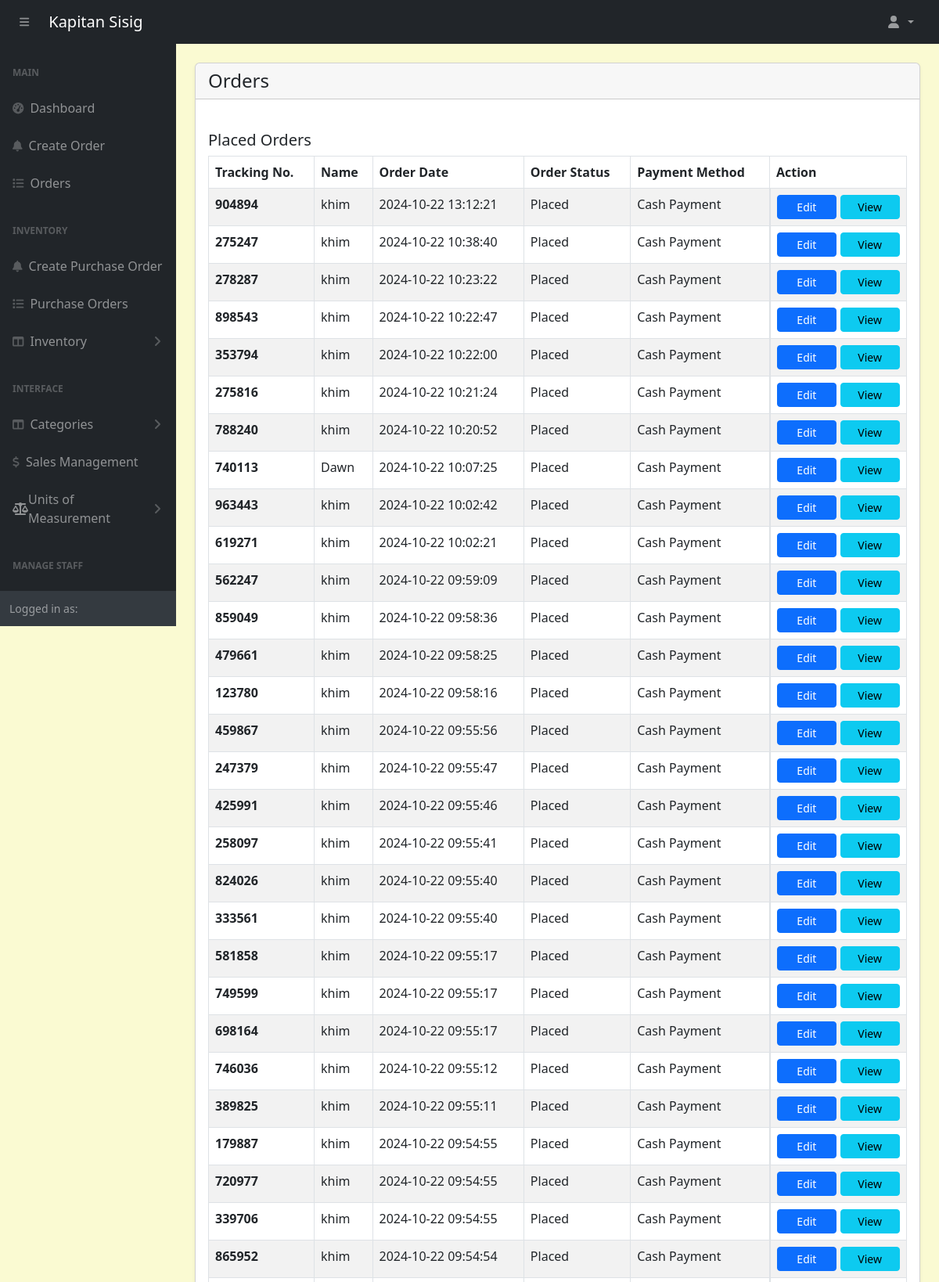
Screenshot of /POS-System-KapitanSisig/admin/orders.php (upper part) with the database file from the repository.
### tables this page shows
CREATE TABLE `orders` (
  `id` int(11) NOT NULL,
  `customer_id` int(11) NOT NULL,
  `tracking_no` varchar(100) NOT NULL,
  `invoice_no` varchar(100) NOT NULL,
  `total_amount` varchar(100) NOT NULL,
  `order_date` datetime DEFAULT NULL,
  `order_status` enum('Placed','Preparing','Completed','Cancelled') NOT NULL DEFAULT 'Placed' COMMENT 'placed, preparing, completed, cancelled',
  `payment_mode` varchar(100) NOT NULL COMMENT 'cash,online',
  `order_placed_by_id` varchar(100) NOT NULL
);

CREATE TABLE `customers` (
  `id` int(11) NOT NULL,
  `name` varchar(566) NOT NULL
);

### POS-System-KapitanSisig/admin/orders.php (the view, shortened to what this page needs)
<?php include('includes/header.php'); ?>
<div class="container-fluid px-4 pb-4">
    <div class="card mt-4 shadow-sm">
        <div class="card-header">
            <h4 class="mb-0">Orders</h4>
        </div>
        <div class="card-body">
        <?php
            $query = "SELECT o.*, c.* FROM orders o, customers c WHERE c.id = o.customer_id ORDER BY o.id DESC";
            $orders = mysqli_query($conn, $query);
            if($orders){
                if(mysqli_num_rows($orders) > 0){
                    $placedOrders = [];
                    foreach($orders as $orderItem) {
                        switch ($orderItem['order_status']) {
                            case 'Placed':
                                $placedOrders[] = $orderItem;
                                break;
                        }
                    }
                    ?>
                    <div class="mt-4">
                        <h5>Placed Orders</h5>
                        <table class="table table-striped table-bordered">
                            <thead>
                                <tr>
                                    <th>Tracking No.</th>
                                    <th>Name</th>
                                    <th>Order Date</th>
                                    <th>Order Status</th>
                                    <th>Payment Method</th>
                                    <th style="width: 175px;">Action</th>
                                </tr>
                            </thead>
                            <tbody>
                                <?php foreach($placedOrders as $orderItem): ?>
                                    <tr>
                                        <td class="fw-bold"><?= $orderItem['tracking_no']; ?></td>
                                        <td><?= $orderItem['name']; ?></td>
                                        <td><?= $orderItem['order_date']; ?></td>
                                        <td><?= $orderItem['order_status']; ?></td>
                                        <td><?= $orderItem['payment_mode']; ?></td>
                                        <td style="display: flex; justify-content: space-between; gap: 5px;">
                                            <a href="order-edit.php?track=<?= $orderItem['tracking_no']; ?>" class="btn btn-primary btn-sm w-100">Edit</a>
                                            <a href="orders-view.php?track=<?= $orderItem['tracking_no']; ?>" class="btn btn-info btn-sm w-100">View</a>
                                        </td>
                                    </tr>
                                <?php endforeach; ?>
                            </tbody>
                        </table>
                    </div>
                    <?php
                } else {
                    echo "<h5>No Record Available</h5>";
                }
            } else {
                echo "<h5>Something went wrong</h5>";
            }
        ?>
        </div>
    </div>
</div>
<?php include('includes/footer.php'); ?>

### POS-System-KapitanSisig/admin/assets/css/custom.css (style rules this page uses)
body { margin: 0; font-family: system-ui, -apple-system, "Segoe UI", Roboto, "Helvetica Neue", "Noto Sans", "Liberation Sans", Arial, sans-serif; font-size: 1rem; font-weight: 400; line-height: 1.5; color: #212529; text-align: left; background-color: #FAFAD2; -webkit-text-size-adjust: 100%; -webkit-tap-highlight-color: rgba(0, 0, 0, 0); }

### rows the page displays
orders: tracking_no "904894", customer.name "khim", order_date "2024-10-22 13:12:21", order_status "Placed", payment_mode "Cash Payment"
orders: tracking_no "275247", customer.name "khim", order_date "2024-10-22 10:38:40", order_status "Placed", payment_mode "Cash Payment"
orders: tracking_no "278287", customer.name "khim", order_date "2024-10-22 10:23:22", order_status "Placed", payment_mode "Cash Payment"
orders: tracking_no "898543", customer.name "khim", order_date "2024-10-22 10:22:47", order_status "Placed", payment_mode "Cash Payment"
orders: tracking_no "353794", customer.name "khim", order_date "2024-10-22 10:22:00", order_status "Placed", payment_mode "Cash Payment"
orders: tracking_no "275816", customer.name "khim", order_date "2024-10-22 10:21:24", order_status "Placed", payment_mode "Cash Payment"
orders: tracking_no "788240", customer.name "khim", order_date "2024-10-22 10:20:52", order_status "Placed", payment_mode "Cash Payment"
orders: tracking_no "740113", customer.name "Dawn", order_date "2024-10-22 10:07:25", order_status "Placed", payment_mode "Cash Payment"
orders: tracking_no "963443", customer.name "khim", order_date "2024-10-22 10:02:42", order_status "Placed", payment_mode "Cash Payment"
orders: tracking_no "619271", customer.name "khim", order_date "2024-10-22 10:02:21", order_status "Placed", payment_mode "Cash Payment"
orders: tracking_no "562247", customer.name "khim", order_date "2024-10-22 09:59:09", order_status "Placed", payment_mode "Cash Payment"
orders: tracking_no "859049", customer.name "khim", order_date "2024-10-22 09:58:36", order_status "Placed", payment_mode "Cash Payment"
orders: tracking_no "479661", customer.name "khim", order_date "2024-10-22 09:58:25", order_status "Placed", payment_mode "Cash Payment"
orders: tracking_no "123780", customer.name "khim", order_date "2024-10-22 09:58:16", order_status "Placed", payment_mode "Cash Payment"
orders: tracking_no "459867", customer.name "khim", order_date "2024-10-22 09:55:56", order_status "Placed", payment_mode "Cash Payment"
orders: tracking_no "247379", customer.name "khim", order_date "2024-10-22 09:55:47", order_status "Placed", payment_mode "Cash Payment"
orders: tracking_no "425991", customer.name "khim", order_date "2024-10-22 09:55:46", order_status "Placed", payment_mode "Cash Payment"
orders: tracking_no "258097", customer.name "khim", order_date "2024-10-22 09:55:41", order_status "Placed", payment_mode "Cash Payment"
orders: tracking_no "824026", customer.name "khim", order_date "2024-10-22 09:55:40", order_status "Placed", payment_mode "Cash Payment"
orders: tracking_no "333561", customer.name "khim", order_date "2024-10-22 09:55:40", order_status "Placed", payment_mode "Cash Payment"
orders: tracking_no "581858", customer.name "khim", order_date "2024-10-22 09:55:17", order_status "Placed", payment_mode "Cash Payment"
orders: tracking_no "749599", customer.name "khim", order_date "2024-10-22 09:55:17", order_status "Placed", payment_mode "Cash Payment"
orders: tracking_no "698164", customer.name "khim", order_date "2024-10-22 09:55:17", order_status "Placed", payment_mode "Cash Payment"
orders: tracking_no "746036", customer.name "khim", order_date "2024-10-22 09:55:12", order_status "Placed", payment_mode "Cash Payment"
orders: tracking_no "389825", customer.name "khim", order_date "2024-10-22 09:55:11", order_status "Placed", payment_mode "Cash Payment"
orders: tracking_no "179887", customer.name "khim", order_date "2024-10-22 09:54:55", order_status "Placed", payment_mode "Cash Payment"
orders: tracking_no "720977", customer.name "khim", order_date "2024-10-22 09:54:55", order_status "Placed", payment_mode "Cash Payment"
orders: tracking_no "339706", customer.name "khim", order_date "2024-10-22 09:54:55", order_status "Placed", payment_mode "Cash Payment"
orders: tracking_no "865952", customer.name "khim", order_date "2024-10-22 09:54:54", order_status "Placed", payment_mode "Cash Payment"
